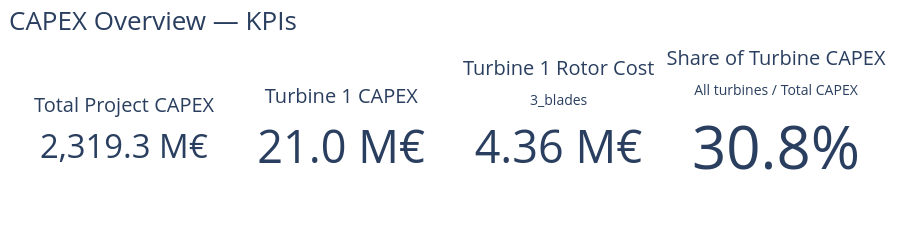
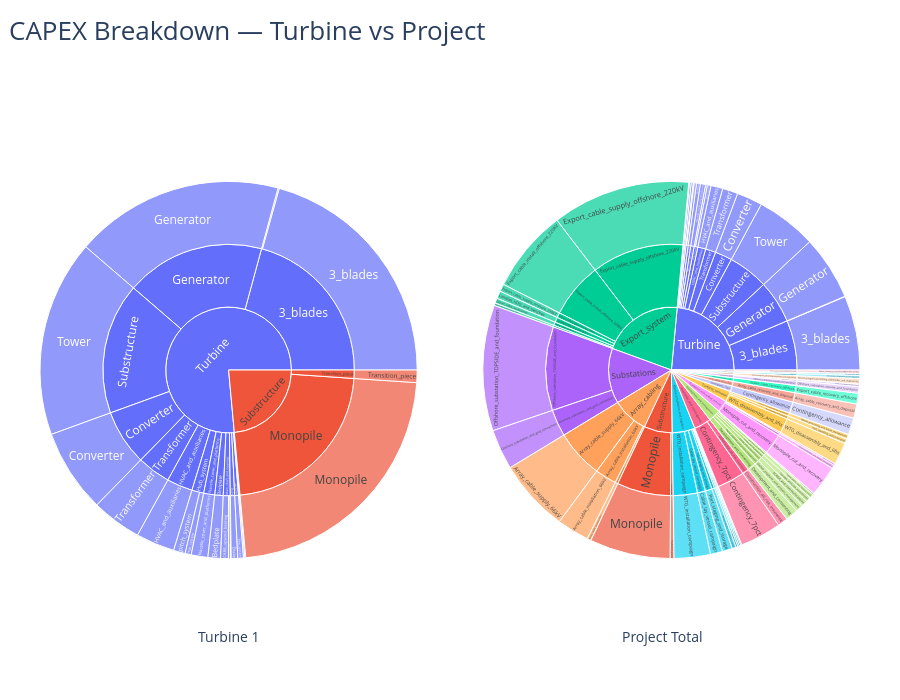
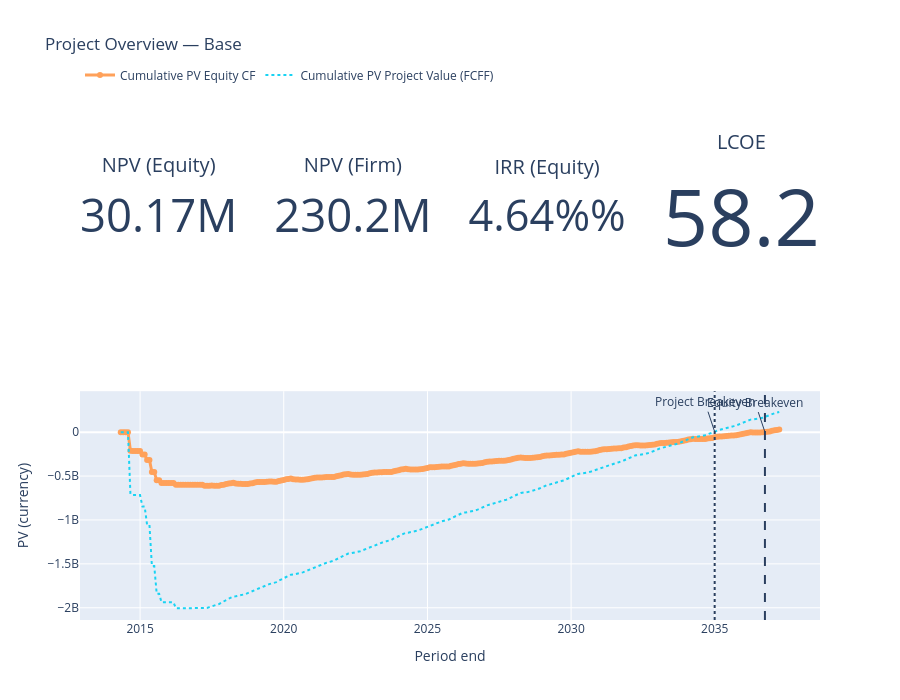
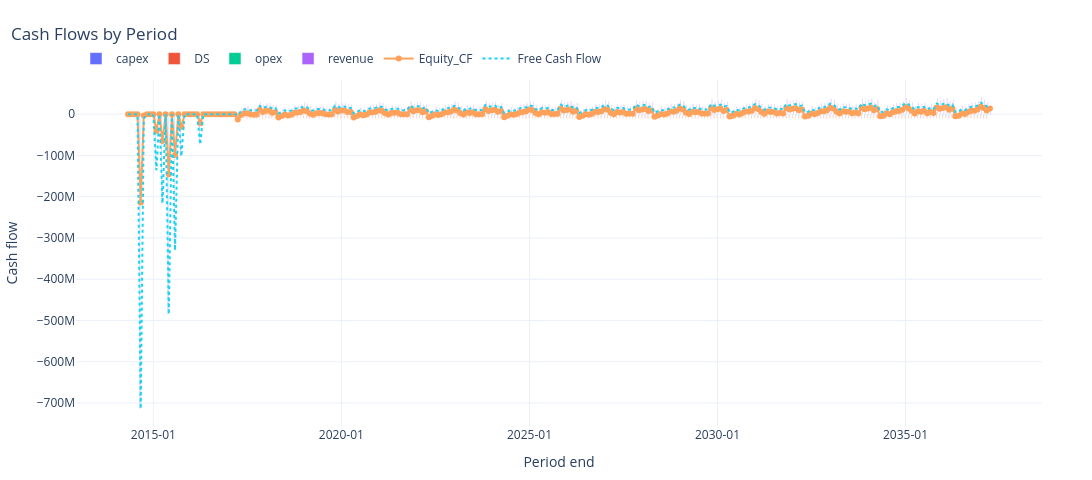

The notebook cell saved with these charts, in order:
### Markdown cell above
### Scenario Designer

### Code cell
from pathlib import Path
import sys

PROJECT_ROOT = Path.cwd().parent   # parent of examples = WINPACT_TREND
sys.path.append(str(PROJECT_ROOT))

from core.Simulation import sweep

LIBRARY_PATH = PROJECT_ROOT / "examples" / "Inputs" / "HKN"
RESULT_DIR   = PROJECT_ROOT / "results"


EXTERNAL_RESPONSE_PATH = (
    LIBRARY_PATH / "External_Response" /
    "TS_DA_HKN_full_filled_small_gaps_only_TI_boost"
)

parameter_space = {
    "WindFarm_overrides.external_response_path": [
        str(EXTERNAL_RESPONSE_PATH)
    ],
    "Revenue_overrides.scheme_type": [
        "FiT"
    ],
}

df = sweep(
    library_path=str(LIBRARY_PATH),
    base_config_path="Config.yaml",
    parameter_space=parameter_space,
    base_seed=42,
    replicates=1,
    resume=True,
    name="HKN_TI_boost_test",
    result_directory=str(RESULT_DIR)
)

print(df)

### Figure 1 — Plotly figure (JSON) as saved in the notebook; plotly's stock layout.template omitted (floating-point values rounded to 4 significant figures)
{"data": [{"domain": {"x": [0, 0.205], "y": [0, 1]}, "mode": "number", "number": {"suffix": " M€", "valueformat": ",.1f"}, "title": {"text": "Total Project CAPEX"}, "type": "indicator", "value": 2319.0}, {"domain": {"x": [0.265, 0.47], "y": [0, 1]}, "mode": "number", "number": {"suffix": " M€", "valueformat": ",.1f"}, "title": {"text": "Turbine 1 CAPEX"}, "type": "indicator", "value": 20.99}, {"domain": {"x": [0.53, 0.735], "y": [0, 1]}, "mode": "number", "number": {"suffix": " M€", "valueformat": ",.2f"}, "title": {"text": "Turbine 1 Rotor Cost<br><sub>3_blades</sub>"}, "type": "indicator", "value": 4.362}, {"domain": {"x": [0.795, 1], "y": [0, 1]}, "mode": "number", "number": {"valueformat": ".1%"}, "title": {"text": "Share of Turbine CAPEX<br><sub>All turbines / Total CAPEX</sub>"}, "type": "indicator", "value": 0.3077}], "layout": {"height": 250, "margin": {"b": 20, "l": 40, "r": 40, "t": 60}, "title": {"font": {"size": 26}, "text": "CAPEX Overview — KPIs", "x": 0.01}}}

### Figure 2 — Plotly figure (JSON) as saved in the notebook; plotly's stock layout.template omitted (floating-point values rounded to 4 significant figures; data arrays with more than 128 entries replaced by an {"elided": "..."} marker saying what was removed)
{"data": [{"branchvalues": "total", "domain": {"x": [0, 0.46], "y": [0, 1]}, "hovertemplate": "%{label}<br>Cost: %{value:,.2f} M€<br>Share: %{percentParent:.1%} of parent<br>Global: %{percentRoot:.1%} of total<extra></extra>", "ids": ["cat:Turbine", "cat:Substructure", "cat:Substructure|sub:Monopile", "cat:Substructure|sub:Transition_piece", "cat:Turbine|sub:3_blades", "cat:Turbine|sub:Bedplate", "cat:Turbine|sub:Brake", "cat:Turbine|sub:Converter", "cat:Turbine|sub:Generator", "cat:Turbine|sub:HVAC_and_auxiliaries", "cat:Turbine|sub:Hub_system", "cat:Turbine|sub:Main_shaft_and_bearings", "cat:Turbine|sub:Nacelle_cover_and_platforms", "cat:Turbine|sub:Substructure", "cat:Turbine|sub:Tower_top_interface", "cat:Turbine|sub:Transformer", "cat:Turbine|sub:Turret", "cat:Turbine|sub:Yaw_system", "cat:Substructure|sub:Monopile|ssub:Monopile", "cat:Substructure|sub:Transition_piece|ssub:Transition_piece", "cat:Turbine|sub:3_blades|ssub:3_blades", "cat:Turbine|sub:3_blades|ssub:blade_surface_coatings", "cat:Turbine|sub:Bedplate|ssub:Bedplate", "cat:Turbine|sub:Brake|ssub:Brake", "cat:Turbine|sub:Converter|ssub:Converter", "cat:Turbine|sub:Generator|ssub:Generator", "cat:Turbine|sub:HVAC_and_auxiliaries|ssub:HVAC_and_auxiliaries", "cat:Turbine|sub:Hub_system|ssub:Hub_system", "cat:Turbine|sub:Hub_system|ssub:pitch_system", "cat:Turbine|sub:Main_shaft_and_bearings|ssub:CARB_upwind_bearing", "cat:Turbine|sub:Main_shaft_and_bearings|ssub:SRB_downwind_bearing", "cat:Turbine|sub:Main_shaft_and_bearings|ssub:main_shaft", "cat:Turbine|sub:Nacelle_cover_and_platforms|ssub:Nacelle_cover_and_platforms", "cat:Turbine|sub:Substructure|ssub:Tower", "cat:Turbine|sub:Tower_top_interface|ssub:Tower_top_interface", "cat:Turbine|sub:Transformer|ssub:Transformer", "cat:Turbine|sub:Turret|ssub:Turret", "cat:Turbine|sub:Yaw_system|ssub:Yaw_system"], "labels": ["Turbine", "Substructure", "Monopile", "Transition_piece", "3_blades", "Bedplate", "Brake", "Converter", "Generator", "HVAC_and_auxiliaries", "Hub_system", "Main_shaft_and_bearings", "Nacelle_cover_and_platforms", "Substructure", "Tower_top_interface", "Transformer", "Turret", "Yaw_system", "Monopile", "Transition_piece", "3_blades", "blade_surface_coatings", "Bedplate", "Brake", "Converter", "Generator", "HVAC_and_auxiliaries", "Hub_system", "pitch_system", "CARB_upwind_bearing", "SRB_downwind_bearing", "main_shaft", "Nacelle_cover_and_platforms", "Tower", "Tower_top_interface", "Transformer", "Turret", "Yaw_system"], "parents": ["", "", "cat:Substructure", "cat:Substructure", "cat:Turbine", "cat:Turbine", "cat:Turbine", "cat:Turbine", "cat:Turbine", "cat:Turbine", "cat:Turbine", "cat:Turbine", "cat:Turbine", "cat:Turbine", "cat:Turbine", "cat:Turbine", "cat:Turbine", "cat:Turbine", "cat:Substructure|sub:Monopile", "cat:Substructure|sub:Transition_piece", "cat:Turbine|sub:3_blades", "cat:Turbine|sub:3_blades", "cat:Turbine|sub:Bedplate", "cat:Turbine|sub:Brake", "cat:Turbine|sub:Converter", "cat:Turbine|sub:Generator", "cat:Turbine|sub:HVAC_and_auxiliaries", "cat:Turbine|sub:Hub_system", "cat:Turbine|sub:Hub_system", "cat:Turbine|sub:Main_shaft_and_bearings", "cat:Turbine|sub:Main_shaft_and_bearings", "cat:Turbine|sub:Main_shaft_and_bearings", "cat:Turbine|sub:Nacelle_cover_and_platforms", "cat:Turbine|sub:Substructure", "cat:Turbine|sub:Tower_top_interface", "cat:Turbine|sub:Transformer", "cat:Turbine|sub:Turret", "cat:Turbine|sub:Yaw_system"], "type": "sunburst", "values": [16.05, 4.943, 4.718, 0.225, 4.362, 0.2253, 0.1176, 1.5, 3.757, 0.6957, 0.3216, 0.1888, 0.2987, 3.542, 0.024, 0.9, 0.0162, 0.1013, 4.718, 0.225, 4.34, 0.0225, 0.2253, 0.1176, 1.5, 3.757, 0.6957, 0.111, 0.2106, 0.1406, 0.0372, 0.01107, 0.2987, 3.542, 0.024, 0.9, 0.0162, 0.1013]}, {"branchvalues": "total", "domain": {"x": [0.54, 1], "y": [0, 1]}, "hovertemplate": "%{label}<br>Cost: %{value:,.2f} M€<br>Share: %{percentParent:.1%} of parent<br>Global: %{percentRoot:.1%} of total<extra></extra>", "ids": {"elided": "137 str values"}, "labels": {"elided": "137 str values"}, "parents": {"elided": "137 str values"}, "type": "sunburst", "values": {"elided": "137 float values"}}], "layout": {"annotations": [{"font": {"size": 14}, "showarrow": false, "text": "Turbine 1", "x": 0.19, "xref": "paper", "y": 0.02, "yref": "paper"}, {"font": {"size": 14}, "showarrow": false, "text": "Project Total", "x": 0.81, "xref": "paper", "y": 0.02, "yref": "paper"}], "height": 700, "margin": {"b": 40, "l": 40, "r": 40, "t": 80}, "title": {"font": {"size": 26}, "text": "CAPEX Breakdown — Turbine vs Project", "x": 0.01}}}

### Figure 3 — Plotly figure (JSON) as saved in the notebook; plotly's stock layout.template omitted (floating-point values rounded to 4 significant figures; data arrays with more than 128 entries replaced by an {"elided": "..."} marker saying what was removed)
{"data": [{"domain": {"x": [0, 0.2125], "y": [0.56, 1]}, "mode": "number", "title": {"text": "NPV (Equity)"}, "type": "indicator", "value": 30170000.0}, {"domain": {"x": [0.2625, 0.475], "y": [0.56, 1]}, "mode": "number", "title": {"text": "NPV (Firm)"}, "type": "indicator", "value": 230200000.0}, {"domain": {"x": [0.525, 0.7375], "y": [0.56, 1]}, "mode": "number", "number": {"suffix": "%", "valueformat": ".2%"}, "title": {"text": "IRR (Equity)"}, "type": "indicator", "value": 0.04639}, {"domain": {"x": [0.7875, 1], "y": [0.56, 1]}, "mode": "number", "title": {"text": "LCOE"}, "type": "indicator", "value": 58.18}, {"line": {"width": 3}, "mode": "lines+markers", "name": "Cumulative PV Equity CF", "type": "scatter", "x": {"elided": "276 str values"}, "xaxis": "x", "y": {"elided": "276 float values"}, "yaxis": "y"}, {"line": {"dash": "dot", "width": 2}, "mode": "lines", "name": "Cumulative PV Project Value (FCFF)", "type": "scatter", "x": {"elided": "276 str values"}, "xaxis": "x", "y": {"elided": "276 float values"}, "yaxis": "y"}], "layout": {"annotations": [{"showarrow": true, "text": "Equity Breakeven", "x": "2036-09-30T00:00:00", "xref": "x", "y": 1039000.0, "yref": "y"}, {"showarrow": true, "text": "Project Breakeven", "x": "2034-12-31T00:00:00", "xref": "x", "y": 5295000.0, "yref": "y"}], "height": 700, "hovermode": "x unified", "legend": {"orientation": "h", "y": 1.02, "yanchor": "bottom"}, "shapes": [{"line": {"dash": "dash"}, "type": "line", "x0": "2036-09-30T00:00:00", "x1": "2036-09-30T00:00:00", "xref": "x", "y0": 0, "y1": 1, "yref": "y domain"}, {"line": {"dash": "dot"}, "type": "line", "x0": "2034-12-31T00:00:00", "x1": "2034-12-31T00:00:00", "xref": "x", "y0": 0, "y1": 1, "yref": "y domain"}], "title": {"text": "Project Overview — Base"}, "xaxis": {"anchor": "y", "domain": [0, 1], "title": {"text": "Period end"}}, "yaxis": {"anchor": "x", "domain": [0, 0.44], "title": {"text": "PV (currency)"}}}}

### Figure 4 — Plotly figure (JSON) as saved in the notebook; plotly's stock layout.template omitted (floating-point values rounded to 4 significant figures; data arrays with more than 128 entries replaced by an {"elided": "..."} marker saying what was removed)
{"data": [{"hovertemplate": "%{x|%Y-%m-%d}<br>capex: %{y:,.0f}<extra></extra>", "name": "capex", "offsetgroup": "0", "type": "bar", "x": {"elided": "276 str values"}, "xaxis": "x", "y": {"elided": "276 float values"}, "yaxis": "y"}, {"hovertemplate": "%{x|%Y-%m-%d}<br>DS: %{y:,.0f}<extra></extra>", "name": "DS", "offsetgroup": "1", "type": "bar", "x": {"elided": "276 str values"}, "xaxis": "x", "y": {"elided": "276 float values"}, "yaxis": "y"}, {"hovertemplate": "%{x|%Y-%m-%d}<br>opex: %{y:,.0f}<extra></extra>", "name": "opex", "offsetgroup": "2", "type": "bar", "x": {"elided": "276 str values"}, "xaxis": "x", "y": {"elided": "276 float values"}, "yaxis": "y"}, {"hovertemplate": "%{x|%Y-%m-%d}<br>revenue: %{y:,.0f}<extra></extra>", "name": "revenue", "offsetgroup": "3", "type": "bar", "x": {"elided": "276 str values"}, "xaxis": "x", "y": {"elided": "276 float values"}, "yaxis": "y"}, {"hovertemplate": "Equity_CF: %{y:,.0f}<extra></extra>", "line": {"width": 2}, "mode": "lines+markers", "name": "Equity_CF", "type": "scatter", "x": {"elided": "276 str values"}, "xaxis": "x", "y": {"elided": "276 float values"}, "yaxis": "y"}, {"hovertemplate": "FCF: %{y:,.0f}<extra></extra>", "line": {"dash": "dot", "width": 2}, "mode": "lines", "name": "Free Cash Flow", "type": "scatter", "x": {"elided": "276 str values"}, "xaxis": "x", "y": {"elided": "276 float values"}, "yaxis": "y"}], "layout": {"barmode": "group", "height": 480, "hovermode": "x unified", "legend": {"orientation": "h", "x": 0, "xanchor": "left", "y": 1.02, "yanchor": "bottom"}, "margin": {"b": 50, "l": 50, "r": 50, "t": 80}, "title": {"text": "Cash Flows by Period", "x": 0.01}, "width": 1400, "xaxis": {"anchor": "y", "domain": [0, 1], "showgrid": true, "tickformat": "%Y-%m", "title": {"text": "Period end"}}, "yaxis": {"anchor": "x", "domain": [0, 1], "title": {"text": "Cash flow"}, "zeroline": true, "zerolinewidth": 1}}}
